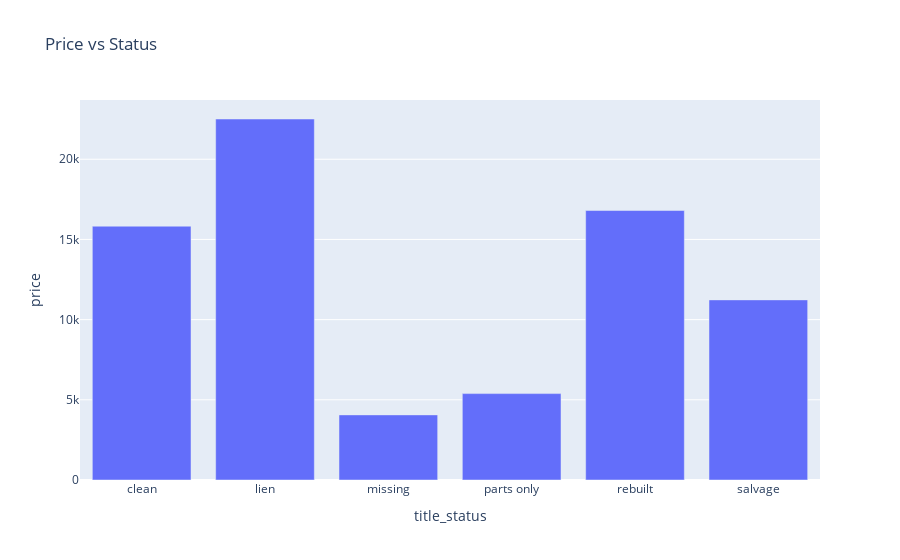

The notebook cell this image was saved under:
### Code cell
px.bar(cars_price_vs_status, x = cars_price_vs_status.index, y = "price", title = "Price vs Status" )

### Figure 1 — Plotly figure (JSON) as saved in the notebook; plotly's stock layout.template omitted (floating-point values rounded to 4 significant figures)
{"data": [{"alignmentgroup": "True", "hovertemplate": "title_status=%{x}<br>price=%{y}<extra></extra>", "legendgroup": "", "marker": {"color": "#636efa", "pattern": {"shape": ""}}, "name": "", "offsetgroup": "", "orientation": "v", "showlegend": false, "textposition": "auto", "type": "bar", "x": ["clean", "lien", "missing", "parts only", "rebuilt", "salvage"], "xaxis": "x", "y": [15830.0, 22510.0, 4061.0, 5388.0, 16800.0, 11230.0], "yaxis": "y"}], "layout": {"barmode": "relative", "legend": {"tracegroupgap": 0}, "title": {"text": "Price vs Status"}, "xaxis": {"anchor": "y", "domain": [0, 1], "title": {"text": "title_status"}}, "yaxis": {"anchor": "x", "domain": [0, 1], "title": {"text": "price"}}}}
